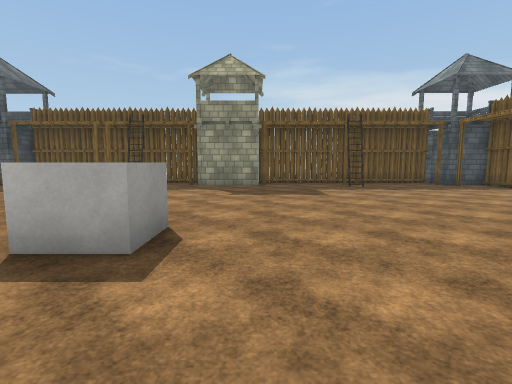
View 1 (above)

18 first-person views from a walk through a 3-D level made in the Unity game engine. The camera is 1.5 m above the floor, tilts 6° down and sees 85° across. The floor is counted in squares, 2 m on a side. Each view is taken from the middle of a square. On the plan, view 1 faces up. The plan holds only what a view shows up to about 10 squares ahead; the rest is blank. The place goes on beyond the plan. Some animated figures are left out. Door leaves are left out, so doorways stand open. Some surface patterns are stand-ins.

View 2
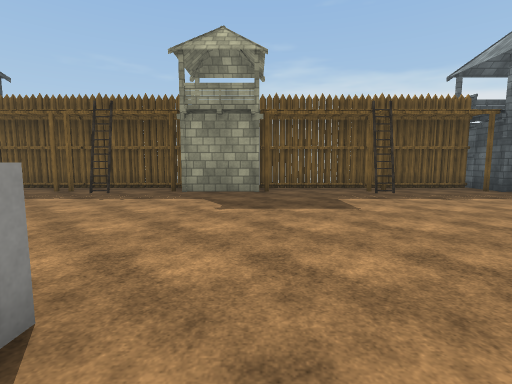

View 3
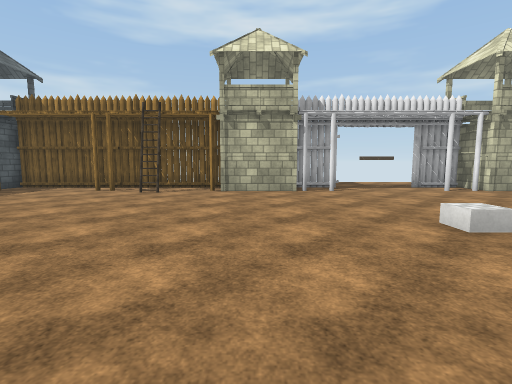

View 4
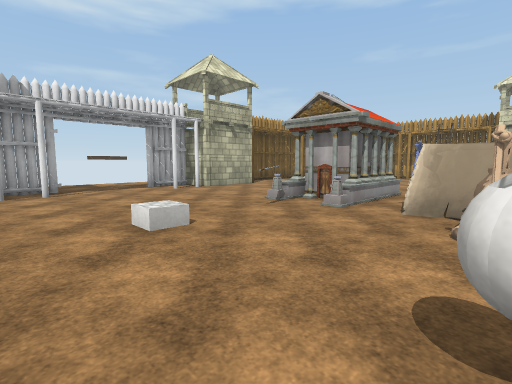

View 5
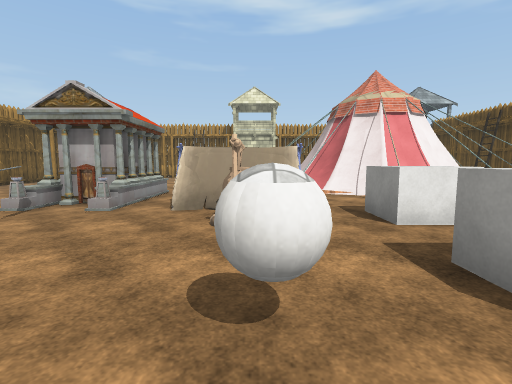

View 6
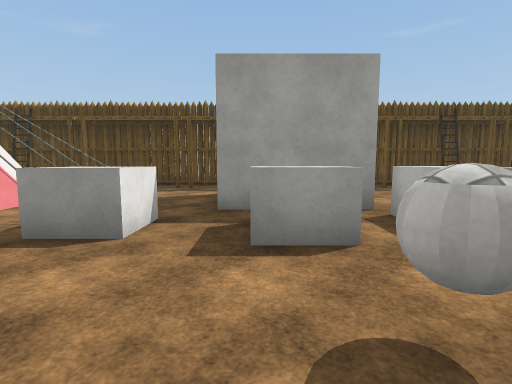

View 7
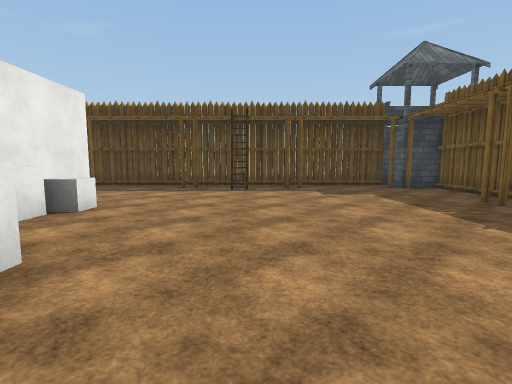

View 8
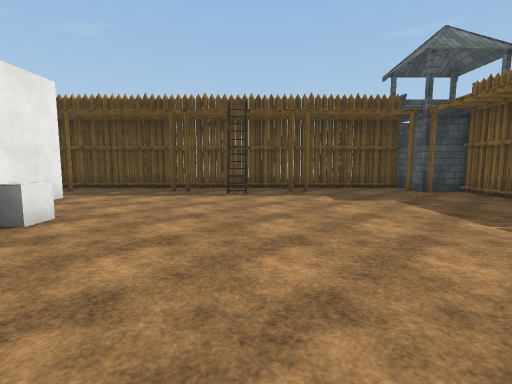

View 9
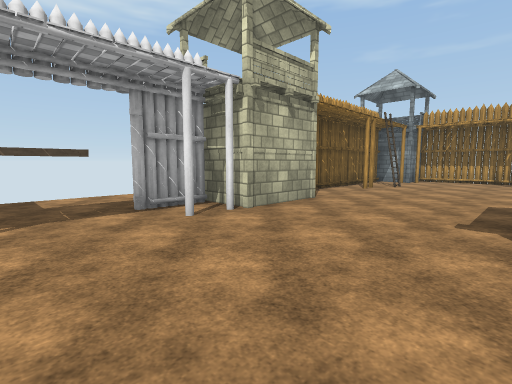

View 10
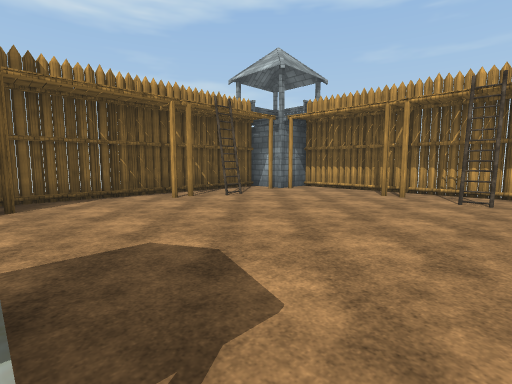

View 11
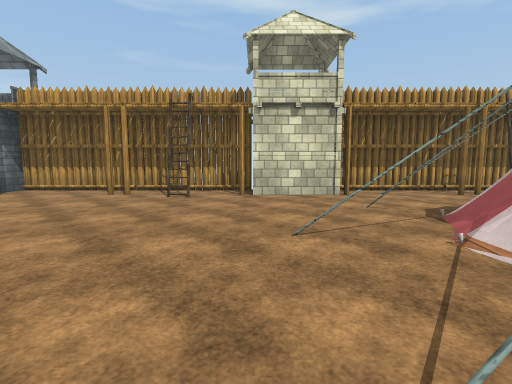

View 12
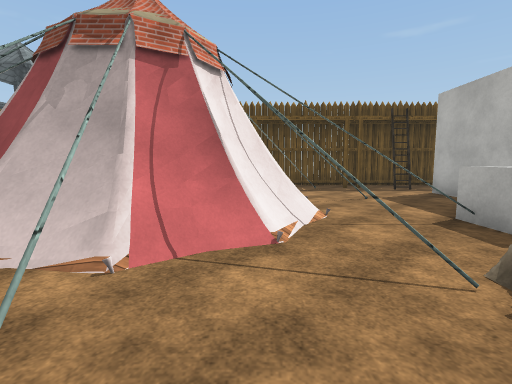

View 13
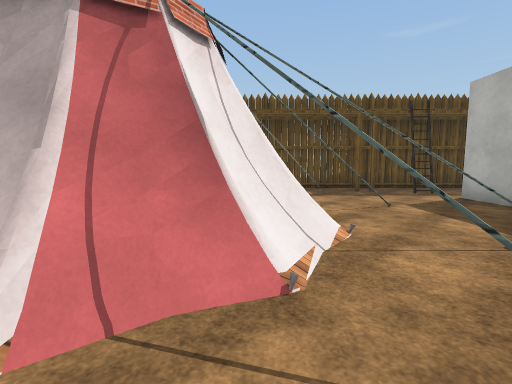

View 14
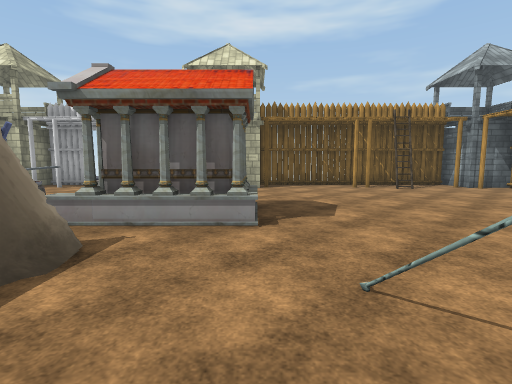

View 15
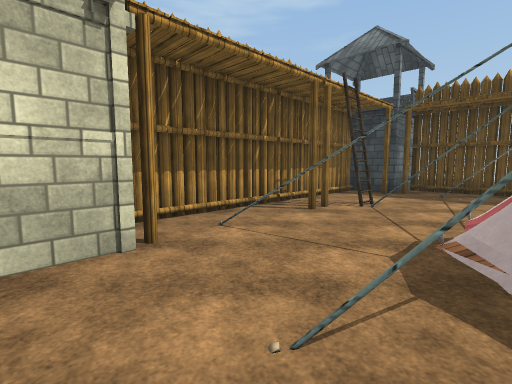

View 16
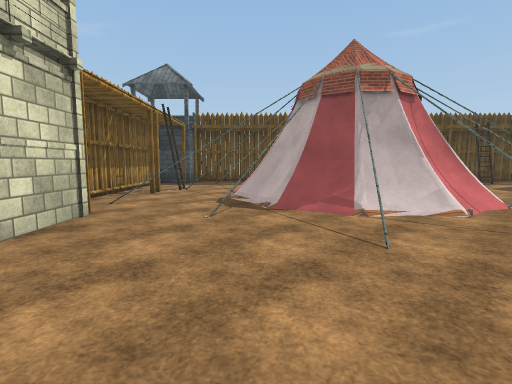

View 17
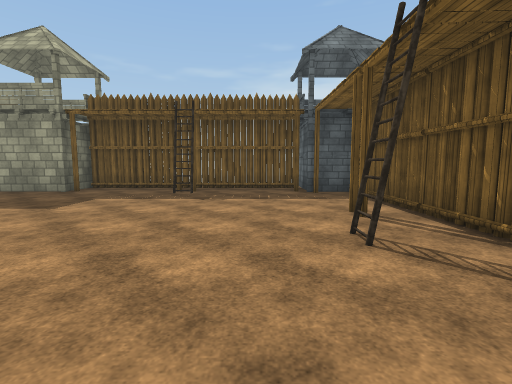

View 18
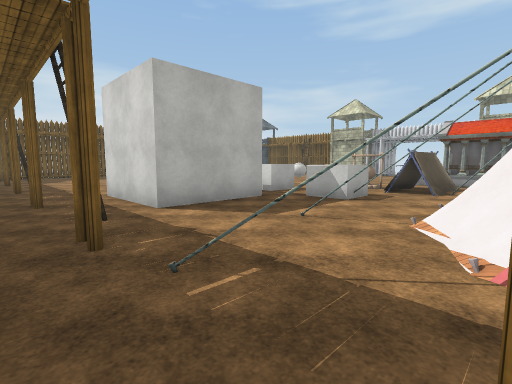

### Floor plan
Key: @ floor where view 1 was taken; # wall or solid block; x gap in a wall; . floor; / step, stairs or slope; D open door; = window, fence, low wall or low ledge; T tower; L ladder; C cube; B ball; E tent; O other object.
Columns run from 10 left of view 1 to 8 right of it. Each row starts with its distance up from view 1.
 11 TTT#####TTT#####TTT
 10 T.......T.#////// T
  9 T#T..#L......L..TTT
  8 #/................#
  7 #/................#
  6 #/#...............#
  5 #//.............L.#
  4 #/L...............#
  3  /#.....CC.......TT
  2 #/....CC..........T
  1 #/..##CC.........TT
  0  /x###.C.B@......##
 -1  /.###.C.........#D
 -2 #/L......O.......#D
 -3 #/#...CC.O..O....##
 -4 #/....#..EE.OO...#T
 -5 #/.##=..#...O ....T
 -6 #/######....OO...TT
 -7  ##    ###........#
 -8  ##    ##.........#
 -9  #    ##.#........#
-10  #   ###........L.#
-11  #### ............#
-12 T##.L..#....L....T#
-13 T.T###..T.T.....T.T
-14 TT#######TT######TT

Where each view was taken, in squares from view 1:
view 1: 0 up, 0 right, facing up
view 2: 2 up, 0 right, facing up
view 3: 2 up, 1 left, facing right
view 4: 1 up, 1 left, facing down-right
view 5: 1 up, 1 left, facing down
view 6: 1 down, 0 right, facing left
view 7: 5 up, 0 right, facing left
view 8: 5 up, 1 left, facing left
view 9: 1 down, 3 right, facing down-right
view 10: 6 down, 1 right, facing down-right
view 11: 6 down, 0 right, facing down
view 12: 6 down, 0 right, facing left
view 13: 6 down, 1 left, facing left
view 14: 6 down, 2 left, facing right
view 15: 10 down, 1 left, facing down-left
view 16: 10 down, 2 right, facing left
view 17: 2 up, 5 right, facing up
view 18: 6 down, 9 left, facing up-right
